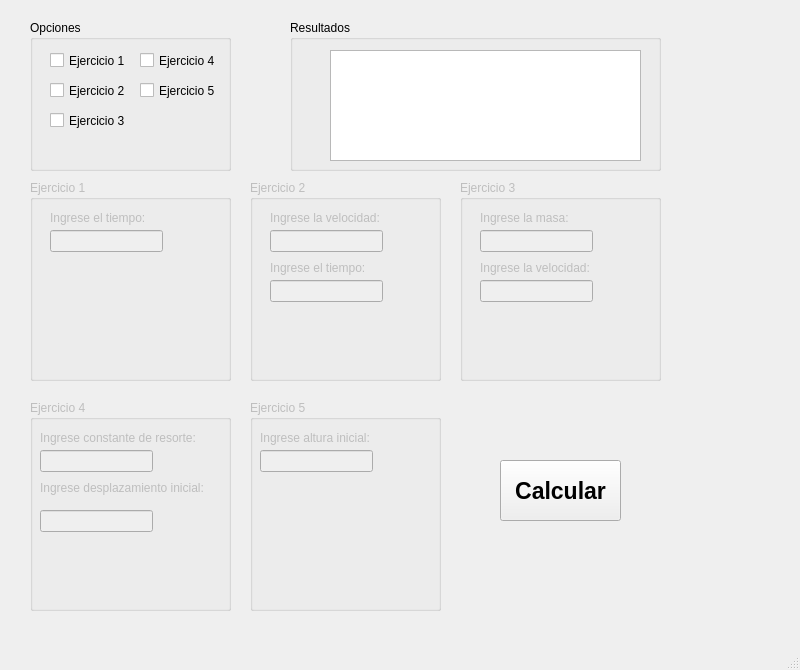
<?xml version="1.0" encoding="UTF-8"?>
<ui version="4.0">
 <class>MainWindow</class>
 <widget class="QMainWindow" name="MainWindow">
  <property name="geometry">
   <rect>
    <x>0</x>
    <y>0</y>
    <width>800</width>
    <height>670</height>
   </rect>
  </property>
  <property name="windowTitle">
   <string>MainWindow</string>
  </property>
  <widget class="QWidget" name="centralwidget">
   <widget class="QGroupBox" name="groupBox_e1">
    <property name="enabled">
     <bool>false</bool>
    </property>
    <property name="geometry">
     <rect>
      <x>30</x>
      <y>180</y>
      <width>201</width>
      <height>201</height>
     </rect>
    </property>
    <property name="title">
     <string>Ejercicio 1</string>
    </property>
    <widget class="QLabel" name="label">
     <property name="geometry">
      <rect>
       <x>20</x>
       <y>30</y>
       <width>111</width>
       <height>16</height>
      </rect>
     </property>
     <property name="text">
      <string>Ingrese el tiempo:</string>
     </property>
    </widget>
    <widget class="QLineEdit" name="lineEdit_t1">
     <property name="geometry">
      <rect>
       <x>20</x>
       <y>50</y>
       <width>113</width>
       <height>22</height>
      </rect>
     </property>
    </widget>
   </widget>
   <widget class="QGroupBox" name="groupBox_e2">
    <property name="enabled">
     <bool>false</bool>
    </property>
    <property name="geometry">
     <rect>
      <x>250</x>
      <y>180</y>
      <width>191</width>
      <height>201</height>
     </rect>
    </property>
    <property name="title">
     <string>Ejercicio 2</string>
    </property>
    <widget class="QLabel" name="label_2">
     <property name="geometry">
      <rect>
       <x>20</x>
       <y>30</y>
       <width>131</width>
       <height>16</height>
      </rect>
     </property>
     <property name="text">
      <string>Ingrese la velocidad:</string>
     </property>
    </widget>
    <widget class="QLineEdit" name="lineEdit_v2">
     <property name="geometry">
      <rect>
       <x>20</x>
       <y>50</y>
       <width>113</width>
       <height>22</height>
      </rect>
     </property>
    </widget>
    <widget class="QLabel" name="label_3">
     <property name="geometry">
      <rect>
       <x>20</x>
       <y>80</y>
       <width>111</width>
       <height>16</height>
      </rect>
     </property>
     <property name="text">
      <string>Ingrese el tiempo:</string>
     </property>
    </widget>
    <widget class="QLineEdit" name="lineEdit_t2">
     <property name="geometry">
      <rect>
       <x>20</x>
       <y>100</y>
       <width>113</width>
       <height>22</height>
      </rect>
     </property>
    </widget>
   </widget>
   <widget class="QGroupBox" name="groupBox_e3">
    <property name="enabled">
     <bool>false</bool>
    </property>
    <property name="geometry">
     <rect>
      <x>460</x>
      <y>180</y>
      <width>201</width>
      <height>201</height>
     </rect>
    </property>
    <property name="title">
     <string>Ejercicio 3</string>
    </property>
    <widget class="QLabel" name="label_4">
     <property name="geometry">
      <rect>
       <x>20</x>
       <y>30</y>
       <width>101</width>
       <height>16</height>
      </rect>
     </property>
     <property name="text">
      <string>Ingrese la masa:</string>
     </property>
    </widget>
    <widget class="QLineEdit" name="lineEdit_m3">
     <property name="geometry">
      <rect>
       <x>20</x>
       <y>50</y>
       <width>113</width>
       <height>22</height>
      </rect>
     </property>
    </widget>
    <widget class="QLabel" name="label_5">
     <property name="geometry">
      <rect>
       <x>20</x>
       <y>80</y>
       <width>121</width>
       <height>16</height>
      </rect>
     </property>
     <property name="text">
      <string>Ingrese la velocidad:</string>
     </property>
    </widget>
    <widget class="QLineEdit" name="lineEdit_v3">
     <property name="geometry">
      <rect>
       <x>20</x>
       <y>100</y>
       <width>113</width>
       <height>22</height>
      </rect>
     </property>
    </widget>
   </widget>
   <widget class="QGroupBox" name="groupBox_e4">
    <property name="enabled">
     <bool>false</bool>
    </property>
    <property name="geometry">
     <rect>
      <x>30</x>
      <y>400</y>
      <width>201</width>
      <height>211</height>
     </rect>
    </property>
    <property name="title">
     <string>Ejercicio 4</string>
    </property>
    <widget class="QLabel" name="label_6">
     <property name="geometry">
      <rect>
       <x>10</x>
       <y>30</y>
       <width>201</width>
       <height>16</height>
      </rect>
     </property>
     <property name="text">
      <string>Ingrese constante de resorte:</string>
     </property>
    </widget>
    <widget class="QLineEdit" name="lineEdit_k4">
     <property name="geometry">
      <rect>
       <x>10</x>
       <y>50</y>
       <width>113</width>
       <height>22</height>
      </rect>
     </property>
    </widget>
    <widget class="QLabel" name="label_7">
     <property name="geometry">
      <rect>
       <x>10</x>
       <y>80</y>
       <width>191</width>
       <height>16</height>
      </rect>
     </property>
     <property name="text">
      <string>Ingrese desplazamiento inicial:</string>
     </property>
    </widget>
    <widget class="QLineEdit" name="lineEdit_x4">
     <property name="geometry">
      <rect>
       <x>10</x>
       <y>110</y>
       <width>113</width>
       <height>22</height>
      </rect>
     </property>
    </widget>
   </widget>
   <widget class="QGroupBox" name="groupBox_e5">
    <property name="enabled">
     <bool>false</bool>
    </property>
    <property name="geometry">
     <rect>
      <x>250</x>
      <y>400</y>
      <width>191</width>
      <height>211</height>
     </rect>
    </property>
    <property name="title">
     <string>Ejercicio 5</string>
    </property>
    <widget class="QLabel" name="label_8">
     <property name="geometry">
      <rect>
       <x>10</x>
       <y>30</y>
       <width>131</width>
       <height>16</height>
      </rect>
     </property>
     <property name="text">
      <string>Ingrese altura inicial:</string>
     </property>
    </widget>
    <widget class="QLineEdit" name="lineEdit_h5">
     <property name="geometry">
      <rect>
       <x>10</x>
       <y>50</y>
       <width>113</width>
       <height>22</height>
      </rect>
     </property>
    </widget>
   </widget>
   <widget class="QPushButton" name="pushButton_calcular">
    <property name="geometry">
     <rect>
      <x>500</x>
      <y>460</y>
      <width>121</width>
      <height>61</height>
     </rect>
    </property>
    <property name="font">
     <font>
      <pointsize>17</pointsize>
      <bold>true</bold>
     </font>
    </property>
    <property name="text">
     <string>Calcular</string>
    </property>
   </widget>
   <widget class="QGroupBox" name="groupBox">
    <property name="geometry">
     <rect>
      <x>290</x>
      <y>20</y>
      <width>371</width>
      <height>151</height>
     </rect>
    </property>
    <property name="title">
     <string>Resultados</string>
    </property>
    <widget class="QListWidget" name="listWidget_resultados">
     <property name="geometry">
      <rect>
       <x>40</x>
       <y>30</y>
       <width>311</width>
       <height>111</height>
      </rect>
     </property>
    </widget>
   </widget>
   <widget class="QGroupBox" name="groupBox_2">
    <property name="geometry">
     <rect>
      <x>30</x>
      <y>20</y>
      <width>201</width>
      <height>151</height>
     </rect>
    </property>
    <property name="title">
     <string>Opciones</string>
    </property>
    <widget class="QCheckBox" name="checkBox_e1">
     <property name="geometry">
      <rect>
       <x>20</x>
       <y>30</y>
       <width>83</width>
       <height>21</height>
      </rect>
     </property>
     <property name="text">
      <string>Ejercicio 1</string>
     </property>
    </widget>
    <widget class="QCheckBox" name="checkBox_e4">
     <property name="geometry">
      <rect>
       <x>110</x>
       <y>30</y>
       <width>83</width>
       <height>21</height>
      </rect>
     </property>
     <property name="text">
      <string>Ejercicio 4</string>
     </property>
    </widget>
    <widget class="QCheckBox" name="checkBox_e2">
     <property name="geometry">
      <rect>
       <x>20</x>
       <y>60</y>
       <width>83</width>
       <height>21</height>
      </rect>
     </property>
     <property name="text">
      <string>Ejercicio 2</string>
     </property>
    </widget>
    <widget class="QCheckBox" name="checkBox_e5">
     <property name="geometry">
      <rect>
       <x>110</x>
       <y>60</y>
       <width>83</width>
       <height>21</height>
      </rect>
     </property>
     <property name="text">
      <string>Ejercicio 5</string>
     </property>
    </widget>
    <widget class="QCheckBox" name="checkBox_e3">
     <property name="geometry">
      <rect>
       <x>20</x>
       <y>90</y>
       <width>83</width>
       <height>21</height>
      </rect>
     </property>
     <property name="text">
      <string>Ejercicio 3</string>
     </property>
    </widget>
   </widget>
  </widget>
  <widget class="QMenuBar" name="menubar">
   <property name="geometry">
    <rect>
     <x>0</x>
     <y>0</y>
     <width>800</width>
     <height>20</height>
    </rect>
   </property>
  </widget>
  <widget class="QStatusBar" name="statusbar"/>
 </widget>
 <resources/>
 <connections/>
</ui>
